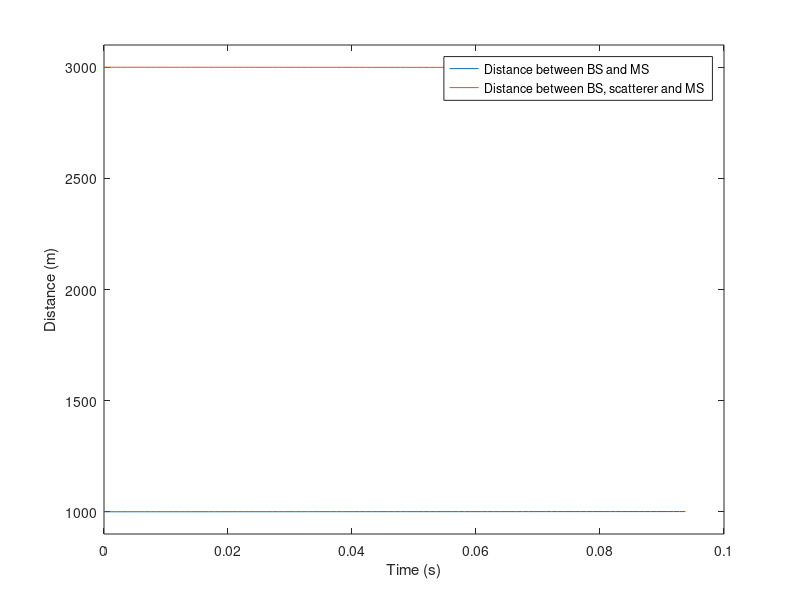
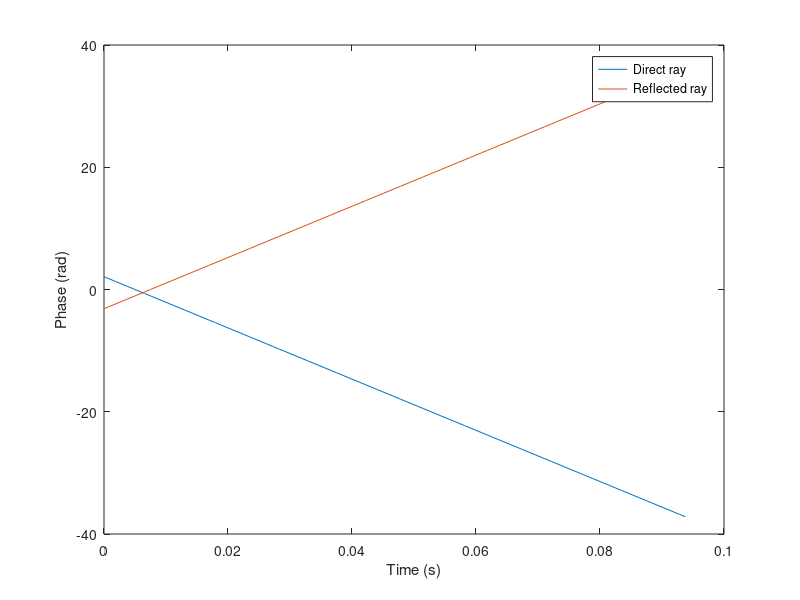
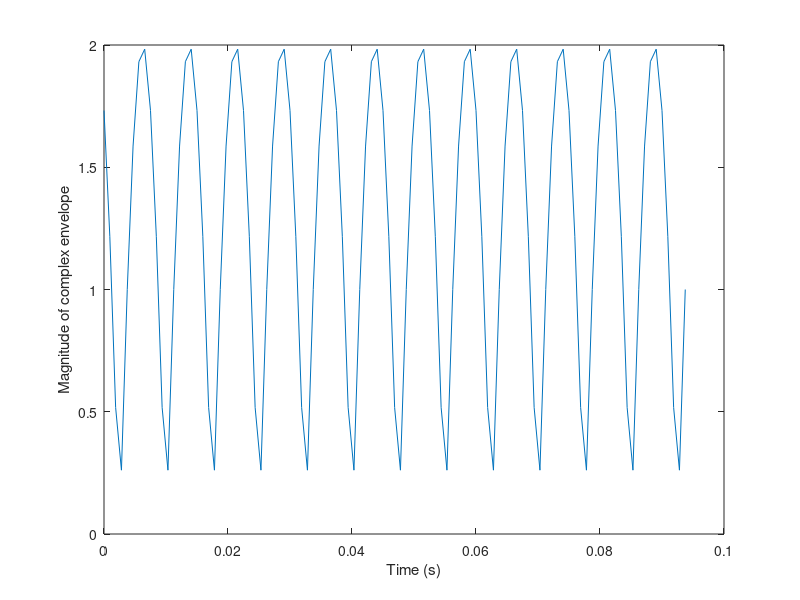
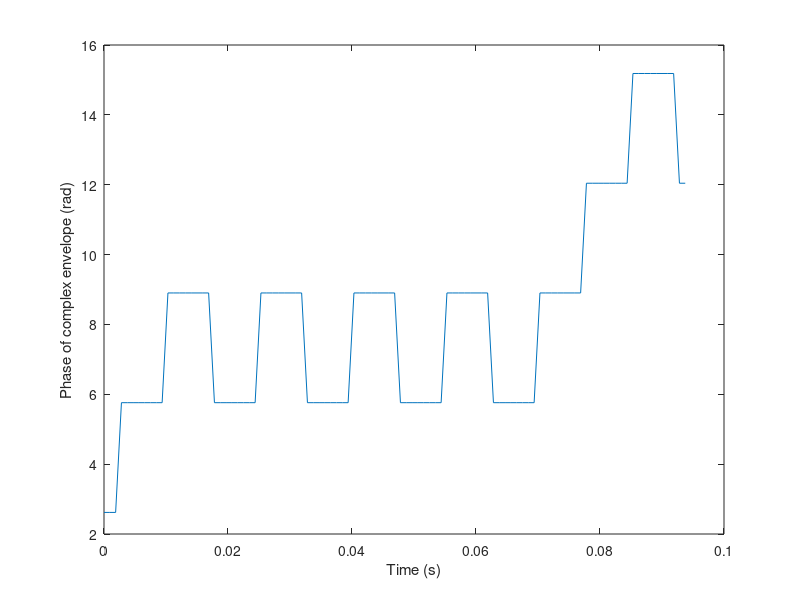

These charts were generated, in order, by the following MATLAB code:
%
% project421
%
% =======================================================================
clear
close all
clc
% basic inputs ==========================================================

fc=2000;     % MHz  Carrier frequency
F=16;        % sampling rate: fraction of wave length
V=10;        %  m/s MS1 speed 
NFFT=128;    % Number of points in FFT
Nsamples=100 % Number of samples 

% geometry inputs ========================================================

BSx=-1000; % location of transmitter (BS) x-coordinate
BSy=0;  % location of transmitter (BS) y-coordinate
MS0=0;        % initial location of receiver (MS) x-coordinate
MSy=0;

alpha1 = 0;       % degree
distSC1=1000; % m distance from origin (first route point) to sc2

% inidirect gemeotric parameters ========================================

SC1x=distSC1*cosd(alpha1);  % loc of scatterer-1 x-coord
SC1y=distSC1*sind(alpha1);  % loc of scatterer-1 y-coord


% indirect parameters ===================================================
lambdac=300/fc;    % m wavelength
Dx=lambdac/F;      % m sampling spacing 
ts=Dx/V;          % s time sampling interval
fs=1/ts;           % Hz sampling frequency
kc=2*pi/lambdac;   % propagation constant

timeaxis=ts.*[0:Nsamples];

MSx=MS0+V.*timeaxis;

distBSMS=sqrt((BSx-MSx).^2+(BSy-MSy).^2);
distBSSC1MS=sqrt((BSx-SC1x).^2+(BSy-SC1y).^2)+sqrt((SC1x-MSx).^2+SC1y.^2);
figure,plot(timeaxis,distBSMS,timeaxis,distBSSC1MS)
axisFig = axis;
axis([axisFig(1) axisFig(2) axisFig(3)-100 axisFig(4)+100]);
xlabel('Time (s)');
ylabel('Distance (m)');
legend('Distance between BS and MS', 'Distance between BS, scatterer and MS', 'Location', 'Best');

ray1=exp(-j*kc.*distBSMS);
ray2=-exp(-j*kc.*distBSSC1MS);   % including ref coefficient -1
figure,plot(timeaxis,unwrap(angle(ray1)),timeaxis,unwrap(angle(ray2)))
xlabel('Time (s)');
ylabel('Phase (rad)');
legend('Direct ray', 'Reflected ray', 'Location', 'Best');

r=ray1+ray2;
figure,plot(timeaxis,abs(r))
xlabel('Time (s)')
ylabel('Magnitude of complex envelope')

figure,plot(timeaxis,unwrap(angle(r)))
xlabel('Time (s)')
ylabel('Phase of complex envelope (rad)')

spectrumr=fftshift((abs(fft(r,NFFT))).^2);
freqaxis=[0:NFFT-1]*fs/NFFT-fs/2;
figure,plot(freqaxis,10*log10(spectrumr)-max(10*log10(spectrumr)))
xlabel('Doppler shift (Hz)')
ylabel('Normalized frquency response (dB)')


